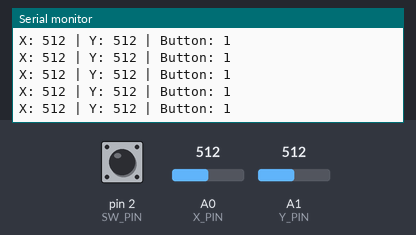
A sketch run on a simulated Arduino Uno, built with avr-gcc and run on an emulated ATmega328P. Shown: the last lines printed to the serial monitor. The test bench sets the inputs (shaded band); at power-on: A0 (X_PIN) = 512, A1 (Y_PIN) = 512, pin 2 (SW_PIN) HIGH.

Above: at 1.2 s.
1.3 s: A0 (X_PIN) set to 716
At 1.56 s:
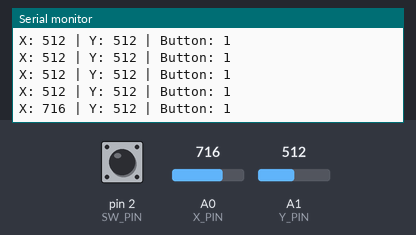
2.8 s: A1 (Y_PIN) set to 716
At 2.97 s:
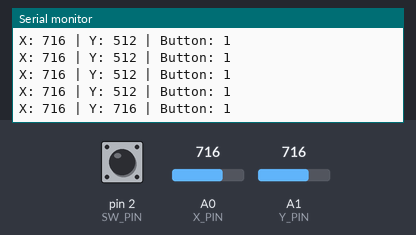
4.3 s: pin 2 (SW_PIN) pulled LOW for 0.25 s
At 4.57 s:
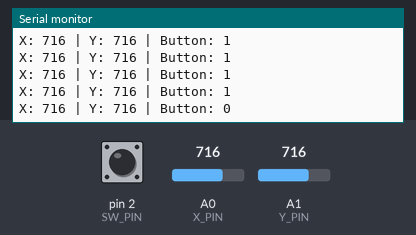
6.0 s: A0 (X_PIN) set to 900
At 6.18 s:
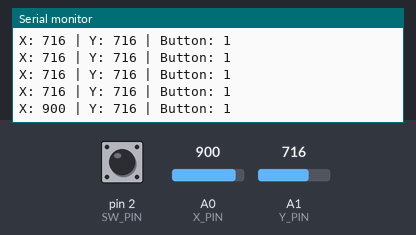
7.5 s: pin 2 (SW_PIN) pulled LOW for 1 s
At 7.79 s:
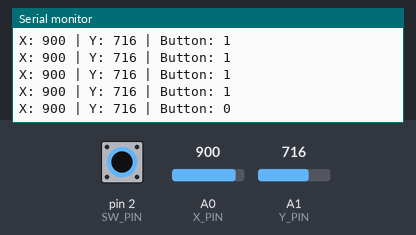
10.0 s: A1 (Y_PIN) set to 900
At 10.19 s:
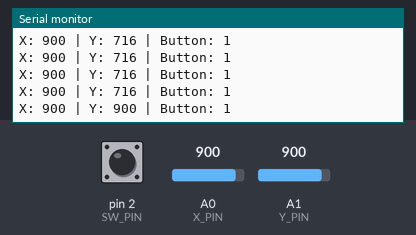
Timing chart, 0 to 12.5 s (numbered marks = the images above; inputs shaded):
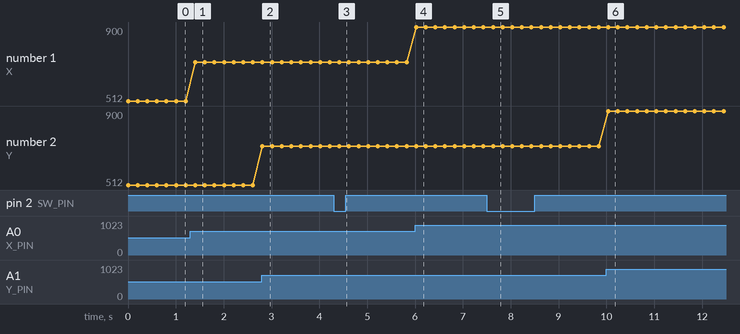

Measured:
- after the input at 1.3 s, the serial monitor: prints a new line after 0.11 s (image 1)
- after the input at 2.8 s, the serial monitor: prints a new line at once (image 2)
- after the input at 4.3 s, the serial monitor: prints a new line after 0.12 s (image 3)
- after the input at 6.0 s, the serial monitor: prints a new line at once (image 4)
- after the input at 7.5 s, the serial monitor: prints a new line after 0.13 s (image 5)
- after the input at 10.0 s, the serial monitor: prints a new line at once (image 6)
- plotted number 1: 512 → 716 after the input at 1.3 s, 716 → 900 after the input at 6.0 s

The sketch:

Joystich_module.ino
```cpp
const int X_PIN = A0;
const int Y_PIN = A1;
const int SW_PIN = 2;

int xValue;
int yValue;
int button;

void setup()
{
  Serial.begin(9600);

  pinMode(SW_PIN, INPUT_PULLUP);
}

void loop()
{
  xValue = analogRead(X_PIN);
  yValue = analogRead(Y_PIN);
  button = digitalRead(SW_PIN);

  Serial.print("X: ");
  Serial.print(xValue);

  Serial.print(" | Y: ");
  Serial.print(yValue);

  Serial.print(" | Button: ");
  Serial.println(button);

  delay(200);
}
```
